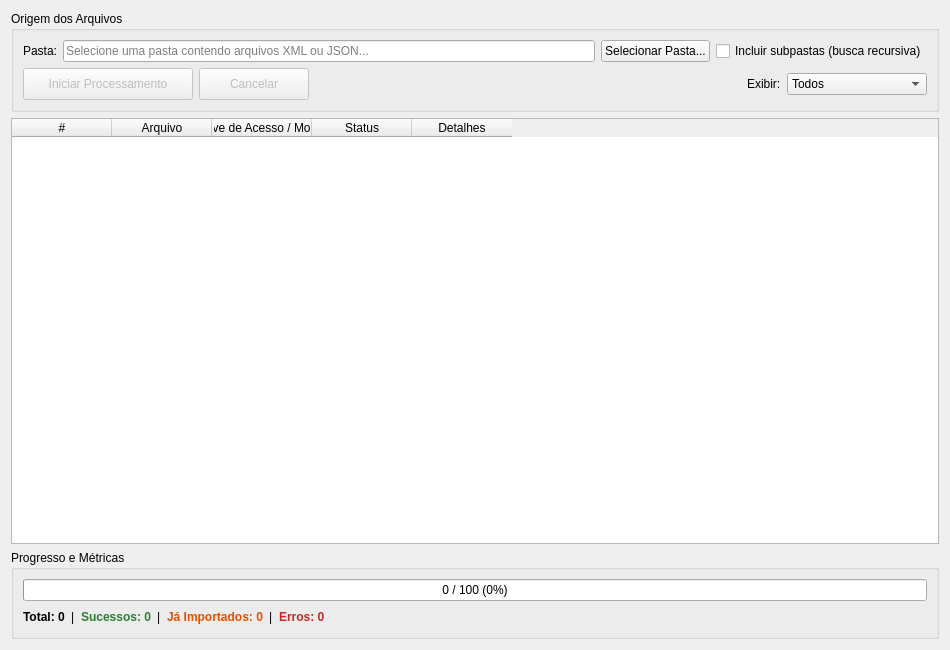
<?xml version="1.0" encoding="UTF-8"?>
<ui version="4.0">
 <class>FormProcessarXml</class>
 <widget class="QWidget" name="FormProcessarXml">
  <property name="geometry">
   <rect>
    <x>0</x>
    <y>0</y>
    <width>950</width>
    <height>650</height>
   </rect>
  </property>
  <property name="windowTitle">
   <string>Processar Documentos Fiscais</string>
  </property>
  <layout class="QVBoxLayout" name="mainLayout">
   <item>
    <widget class="QGroupBox" name="groupOrigem">
     <property name="title">
      <string>Origem dos Arquivos</string>
     </property>
     <layout class="QVBoxLayout" name="layoutOrigem">
      <item>
       <layout class="QHBoxLayout" name="layoutCaminho">
        <item>
         <widget class="QLabel" name="lblCaminho">
          <property name="text">
           <string>Pasta:</string>
          </property>
         </widget>
        </item>
        <item>
         <widget class="QLineEdit" name="editCaminho">
          <property name="readOnly">
           <bool>true</bool>
          </property>
          <property name="placeholderText">
           <string>Selecione uma pasta contendo arquivos XML ou JSON...</string>
          </property>
         </widget>
        </item>
        <item>
         <widget class="QPushButton" name="btnSelecionarPasta">
          <property name="text">
           <string>Selecionar Pasta...</string>
          </property>
         </widget>
        </item>
        <item>
         <widget class="QCheckBox" name="chkSubpastas">
          <property name="text">
           <string>Incluir subpastas (busca recursiva)</string>
          </property>
         </widget>
        </item>
       </layout>
      </item>
      <item>
       <layout class="QHBoxLayout" name="layoutAcoes">
        <item>
         <widget class="QPushButton" name="btnIniciar">
          <property name="enabled">
           <bool>false</bool>
          </property>
          <property name="minimumSize">
           <size>
            <width>170</width>
            <height>32</height>
           </size>
          </property>
          <property name="text">
           <string>Iniciar Processamento</string>
          </property>
         </widget>
        </item>
        <item>
         <widget class="QPushButton" name="btnCancelar">
          <property name="enabled">
           <bool>false</bool>
          </property>
          <property name="minimumSize">
           <size>
            <width>110</width>
            <height>32</height>
           </size>
          </property>
          <property name="text">
           <string>Cancelar</string>
          </property>
         </widget>
        </item>
        <item>
         <spacer name="spacerAcoes">
          <property name="orientation">
           <enum>Qt::Horizontal</enum>
          </property>
          <property name="sizeHint" stdset="0">
           <size>
            <width>40</width>
            <height>20</height>
           </size>
          </property>
         </spacer>
        </item>
        <item>
         <widget class="QLabel" name="lblFiltro">
          <property name="text">
           <string>Exibir:</string>
          </property>
         </widget>
        </item>
        <item>
         <widget class="QComboBox" name="cbFiltroStatus">
          <property name="minimumSize">
           <size>
            <width>140</width>
            <height>0</height>
           </size>
          </property>
          <item>
           <property name="text">
            <string>Todos</string>
           </property>
          </item>
          <item>
           <property name="text">
            <string>Pendentes</string>
           </property>
          </item>
          <item>
           <property name="text">
            <string>Sucessos</string>
           </property>
          </item>
          <item>
           <property name="text">
            <string>Já Importados</string>
           </property>
          </item>
          <item>
           <property name="text">
            <string>Erros</string>
           </property>
          </item>
         </widget>
        </item>
       </layout>
      </item>
     </layout>
    </widget>
   </item>
   <item>
    <widget class="QTableWidget" name="tableArquivos">
     <property name="editTriggers">
      <set>QAbstractItemView::NoEditTriggers</set>
     </property>
     <property name="alternatingRowColors">
      <bool>true</bool>
     </property>
     <property name="selectionMode">
      <enum>QAbstractItemView::SingleSelection</enum>
     </property>
     <property name="selectionBehavior">
      <enum>QAbstractItemView::SelectRows</enum>
     </property>
     <property name="sortingEnabled">
      <bool>false</bool>
     </property>
     <column>
      <property name="text">
       <string>#</string>
      </property>
     </column>
     <column>
      <property name="text">
       <string>Arquivo</string>
      </property>
     </column>
     <column>
      <property name="text">
       <string>Chave de Acesso / Modelo</string>
      </property>
     </column>
     <column>
      <property name="text">
       <string>Status</string>
      </property>
     </column>
     <column>
      <property name="text">
       <string>Detalhes</string>
      </property>
     </column>
    </widget>
   </item>
   <item>
    <widget class="QGroupBox" name="groupProgresso">
     <property name="title">
      <string>Progresso e Métricas</string>
     </property>
     <layout class="QVBoxLayout" name="layoutProgresso">
      <item>
       <widget class="QProgressBar" name="progressBar">
        <property name="value">
         <number>0</number>
        </property>
        <property name="alignment">
         <set>Qt::AlignCenter</set>
        </property>
        <property name="format">
         <string>%v / %m (%p%)</string>
        </property>
       </widget>
      </item>
      <item>
       <layout class="QHBoxLayout" name="layoutMetricas">
        <item>
         <widget class="QLabel" name="lblTotal">
          <property name="font">
           <font>
            <bold>true</bold>
           </font>
          </property>
          <property name="text">
           <string>Total: 0</string>
          </property>
         </widget>
        </item>
        <item>
         <widget class="QLabel" name="lblSeparador1">
          <property name="text">
           <string>|</string>
          </property>
         </widget>
        </item>
        <item>
         <widget class="QLabel" name="lblProcessados">
          <property name="styleSheet">
           <string notr="true">color: #2E7D32; font-weight: bold;</string>
          </property>
          <property name="text">
           <string>Sucessos: 0</string>
          </property>
         </widget>
        </item>
        <item>
         <widget class="QLabel" name="lblSeparador2">
          <property name="text">
           <string>|</string>
          </property>
         </widget>
        </item>
        <item>
         <widget class="QLabel" name="lblJaImportados">
          <property name="styleSheet">
           <string notr="true">color: #E65100; font-weight: bold;</string>
          </property>
          <property name="text">
           <string>Já Importados: 0</string>
          </property>
         </widget>
        </item>
        <item>
         <widget class="QLabel" name="lblSeparador3">
          <property name="text">
           <string>|</string>
          </property>
         </widget>
        </item>
        <item>
         <widget class="QLabel" name="lblErros">
          <property name="styleSheet">
           <string notr="true">color: #C62828; font-weight: bold;</string>
          </property>
          <property name="text">
           <string>Erros: 0</string>
          </property>
         </widget>
        </item>
        <item>
         <spacer name="spacerMetricas">
          <property name="orientation">
           <enum>Qt::Horizontal</enum>
          </property>
          <property name="sizeHint" stdset="0">
           <size>
            <width>40</width>
            <height>20</height>
           </size>
          </property>
         </spacer>
        </item>
       </layout>
      </item>
     </layout>
    </widget>
   </item>
  </layout>
 </widget>
 <resources/>
 <connections/>
</ui>
